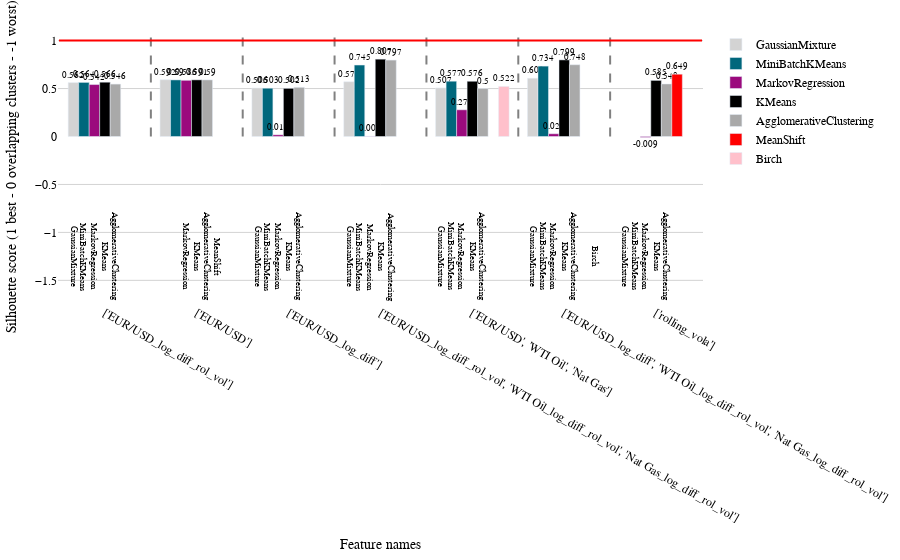

Notebook code cell kept with this figure:
### Markdown cell above
#### Model comparison and selection

### Code cell
all_models_comp_df = get_model_metadata_df(
    full_model_info_path=MODELS_PATH,
    )
all_models_comp_df[["model_type", "silhouette_score", "feature_names_in"]].sort_values(by="silhouette_score", ascending=False)

# Plot the model training results as a bar plot with the used features as index
unique_df = all_models_comp_df.drop_duplicates(subset=["model_type", "silhouette_score", "feature_names_in"]).dropna(subset=["silhouette_score"])

predicted_labels_df = extract_predicted_labels_from_metadata_df(
    metadata_df=all_models_comp_df,
)
for column in predicted_labels_df.columns:
    if predicted_labels_df[column].max() > 1 or predicted_labels_df[column].min() <0 or (predicted_labels_df[column].dropna() == 0.0).all():
        print(f"Removing column: {column}")
        predicted_labels_df = predicted_labels_df.drop(columns=[column])

keep_models = [model.replace(":", "-") for model in predicted_labels_df.columns]
keep_models = [model.replace(" ", "_") for model in keep_models]
exact_model = unique_df["model_type"] + "_" + unique_df["time_last_fitted"].str.replace(":", "-").str.replace(" ", "_")
unique_df["model_file_name"] = exact_model
unique_df = unique_df[unique_df["model_file_name"].isin(keep_models)]
title="Model comparison using the silhouette score (1 being best, 0 indicating overlapping clusters, -1 being worst) for various regime identification model configurations"

fig_model_comp_bar_plot = data_graphing_instance.get_model_comparison_bar_plot(
    data=unique_df,
    evaluation_score_col_name="silhouette_score",
    title="",
    x_axis_title="Feature names",
    y_axis_title="Silhouette score (1 best - 0 overlapping clusters - -1 worst)",
    color_mapping_dict={
        "KMeans": "black",
        "AgglomerativeClustering": "darkgrey",
        "DBSCAN": "blue",
        "MeanShift": "red",
        "MarkovRegression": "#9b0a7d",
        "GaussianMixture": "lightgrey",
        "Birch": "pink",
        "AffinityPropagation": "gray",
        "OPTICS": "olive",
        "MiniBatchKMeans": "#00677c"
    },
    save_fig=False,
    file_name="model_comparison_bar_plot",
    file_path=FIGURES_PATH,
    showlegend=True,
    textfont_size=8.5,
    width=1400,
    height=800,
    scale=3
    )
fig_model_comp_bar_plot.show(renderer=RENDERER)

### Figure 1 — Plotly figure (JSON) as saved in the notebook; plotly's stock layout.template omitted (floating-point values rounded to 4 significant figures)
{"data": [{"marker": {"color": "lightgrey"}, "name": "GaussianMixture", "offsetgroup": "GaussianMixture", "showlegend": true, "text": [0.562, 0.592, 0.506, 0.571, 0.507, 0.608], "textfont": {"size": 8.5}, "textposition": "outside", "type": "bar", "x": ["['EUR/USD_log_diff_rol_vol']", "['EUR/USD']", "['EUR/USD_log_diff']", "['EUR/USD_log_diff_rol_vol', 'WTI Oil_log_diff_rol_vol', 'Nat Gas_log_diff_rol_vol']", "['EUR/USD', 'WTI Oil', 'Nat Gas']", "['EUR/USD_log_diff', 'WTI Oil_log_diff_rol_vol', 'Nat Gas_log_diff_rol_vol']"], "y": [0.5619, 0.5921, 0.5057, 0.5711, 0.5068, 0.6077]}, {"marker": {"color": "#00677c"}, "name": "MiniBatchKMeans", "offsetgroup": "MiniBatchKMeans", "showlegend": true, "text": [0.564, 0.503, 0.59, 0.745, 0.577, 0.734], "textfont": {"size": 8.5}, "textposition": "outside", "type": "bar", "x": ["['EUR/USD_log_diff_rol_vol']", "['EUR/USD_log_diff']", "['EUR/USD']", "['EUR/USD_log_diff_rol_vol', 'WTI Oil_log_diff_rol_vol', 'Nat Gas_log_diff_rol_vol']", "['EUR/USD', 'WTI Oil', 'Nat Gas']", "['EUR/USD_log_diff', 'WTI Oil_log_diff_rol_vol', 'Nat Gas_log_diff_rol_vol']"], "y": [0.564, 0.5033, 0.5899, 0.7452, 0.5765, 0.7339]}, {"marker": {"color": "#9b0a7d"}, "name": "MarkovRegression", "offsetgroup": "MarkovRegression", "showlegend": true, "text": [-0.009, 0.017, 0.542, 0.586, 0.028, 0.278, 0.003], "textfont": {"size": 8.5}, "textposition": "outside", "type": "bar", "x": ["['rolling_vola']", "['EUR/USD_log_diff']", "['EUR/USD_log_diff_rol_vol']", "['EUR/USD']", "['EUR/USD_log_diff', 'WTI Oil_log_diff_rol_vol', 'Nat Gas_log_diff_rol_vol']", "['EUR/USD', 'WTI Oil', 'Nat Gas']", "['EUR/USD_log_diff_rol_vol', 'WTI Oil_log_diff_rol_vol', 'Nat Gas_log_diff_rol_vol']"], "y": [-0.009165, 0.01729, 0.5417, 0.5859, 0.02837, 0.2783, 0.0026]}, {"marker": {"color": "black"}, "name": "KMeans", "offsetgroup": "KMeans", "showlegend": true, "text": [0.566, 0.502, 0.585, 0.591, 0.807, 0.799, 0.576], "textfont": {"size": 8.5}, "textposition": "outside", "type": "bar", "x": ["['EUR/USD_log_diff_rol_vol']", "['EUR/USD_log_diff']", "['rolling_vola']", "['EUR/USD']", "['EUR/USD_log_diff_rol_vol', 'WTI Oil_log_diff_rol_vol', 'Nat Gas_log_diff_rol_vol']", "['EUR/USD_log_diff', 'WTI Oil_log_diff_rol_vol', 'Nat Gas_log_diff_rol_vol']", "['EUR/USD', 'WTI Oil', 'Nat Gas']"], "y": [0.5662, 0.5019, 0.5849, 0.5906, 0.8065, 0.7986, 0.5761]}, {"marker": {"color": "darkgrey"}, "name": "AgglomerativeClustering", "offsetgroup": "AgglomerativeClustering", "showlegend": true, "text": [0.546, 0.513, 0.548, 0.59, 0.5, 0.748, 0.797], "textfont": {"size": 8.5}, "textposition": "outside", "type": "bar", "x": ["['EUR/USD_log_diff_rol_vol']", "['EUR/USD_log_diff']", "['rolling_vola']", "['EUR/USD']", "['EUR/USD', 'WTI Oil', 'Nat Gas']", "['EUR/USD_log_diff', 'WTI Oil_log_diff_rol_vol', 'Nat Gas_log_diff_rol_vol']", "['EUR/USD_log_diff_rol_vol', 'WTI Oil_log_diff_rol_vol', 'Nat Gas_log_diff_rol_vol']"], "y": [0.5463, 0.5125, 0.5477, 0.59, 0.4998, 0.7482, 0.7967]}, {"marker": {"color": "red"}, "name": "MeanShift", "offsetgroup": "MeanShift", "showlegend": true, "text": [0.649], "textfont": {"size": 8.5}, "textposition": "outside", "type": "bar", "x": ["['rolling_vola']"], "y": [0.6495]}, {"marker": {"color": "pink"}, "name": "Birch", "offsetgroup": "Birch", "showlegend": true, "text": [0.522], "textfont": {"size": 8.5}, "textposition": "outside", "type": "bar", "x": ["['EUR/USD', 'WTI Oil', 'Nat Gas']"], "y": [0.5218]}], "layout": {"annotations": [{"font": {"size": 8.5}, "showarrow": false, "text": "GaussianMixture", "textangle": 90, "x": -0.3429, "xref": "x", "y": 0, "yref": "y", "yshift": -120}, {"font": {"size": 8.5}, "showarrow": false, "text": "MiniBatchKMeans", "textangle": 90, "x": -0.2286, "xref": "x", "y": 0, "yref": "y", "yshift": -120}, {"font": {"size": 8.5}, "showarrow": false, "text": "MarkovRegression", "textangle": 90, "x": -0.1143, "xref": "x", "y": 0, "yref": "y", "yshift": -120}, {"font": {"size": 8.5}, "showarrow": false, "text": "KMeans", "textangle": 90, "x": 0, "xref": "x", "y": 0, "yref": "y", "yshift": -120}, {"font": {"size": 8.5}, "showarrow": false, "text": "AgglomerativeClustering", "textangle": 90, "x": 0.1143, "xref": "x", "y": 0, "yref": "y", "yshift": -120}, {"font": {"size": 8.5}, "showarrow": false, "text": "MarkovRegression", "textangle": 90, "x": 0.8857, "xref": "x", "y": 0, "yref": "y", "yshift": -120}, {"font": {"size": 8.5}, "showarrow": false, "text": "KMeans", "textangle": 90, "x": 1, "xref": "x", "y": 0, "yref": "y", "yshift": -120}, {"font": {"size": 8.5}, "showarrow": false, "text": "AgglomerativeClustering", "textangle": 90, "x": 1.114, "xref": "x", "y": 0, "yref": "y", "yshift": -120}, {"font": {"size": 8.5}, "showarrow": false, "text": "MeanShift", "textangle": 90, "x": 1.229, "xref": "x", "y": 0, "yref": "y", "yshift": -120}, {"font": {"size": 8.5}, "showarrow": false, "text": "GaussianMixture", "textangle": 90, "x": 1.657, "xref": "x", "y": 0, "yref": "y", "yshift": -120}, {"font": {"size": 8.5}, "showarrow": false, "text": "MiniBatchKMeans", "textangle": 90, "x": 1.771, "xref": "x", "y": 0, "yref": "y", "yshift": -120}, {"font": {"size": 8.5}, "showarrow": false, "text": "MarkovRegression", "textangle": 90, "x": 1.886, "xref": "x", "y": 0, "yref": "y", "yshift": -120}, {"font": {"size": 8.5}, "showarrow": false, "text": "KMeans", "textangle": 90, "x": 2, "xref": "x", "y": 0, "yref": "y", "yshift": -120}, {"font": {"size": 8.5}, "showarrow": false, "text": "AgglomerativeClustering", "textangle": 90, "x": 2.114, "xref": "x", "y": 0, "yref": "y", "yshift": -120}, {"font": {"size": 8.5}, "showarrow": false, "text": "GaussianMixture", "textangle": 90, "x": 2.657, "xref": "x", "y": 0, "yref": "y", "yshift": -120}, {"font": {"size": 8.5}, "showarrow": false, "text": "MiniBatchKMeans", "textangle": 90, "x": 2.771, "xref": "x", "y": 0, "yref": "y", "yshift": -120}, {"font": {"size": 8.5}, "showarrow": false, "text": "MarkovRegression", "textangle": 90, "x": 2.886, "xref": "x", "y": 0, "yref": "y", "yshift": -120}, {"font": {"size": 8.5}, "showarrow": false, "text": "KMeans", "textangle": 90, "x": 3, "xref": "x", "y": 0, "yref": "y", "yshift": -120}, {"font": {"size": 8.5}, "showarrow": false, "text": "AgglomerativeClustering", "textangle": 90, "x": 3.114, "xref": "x", "y": 0, "yref": "y", "yshift": -120}, {"font": {"size": 8.5}, "showarrow": false, "text": "GaussianMixture", "textangle": 90, "x": 3.657, "xref": "x", "y": 0, "yref": "y", "yshift": -120}, {"font": {"size": 8.5}, "showarrow": false, "text": "MiniBatchKMeans", "textangle": 90, "x": 3.771, "xref": "x", "y": 0, "yref": "y", "yshift": -120}, {"font": {"size": 8.5}, "showarrow": false, "text": "MarkovRegression", "textangle": 90, "x": 3.886, "xref": "x", "y": 0, "yref": "y", "yshift": -120}, {"font": {"size": 8.5}, "showarrow": false, "text": "KMeans", "textangle": 90, "x": 4, "xref": "x", "y": 0, "yref": "y", "yshift": -120}, {"font": {"size": 8.5}, "showarrow": false, "text": "AgglomerativeClustering", "textangle": 90, "x": 4.114, "xref": "x", "y": 0, "yref": "y", "yshift": -120}, {"font": {"size": 8.5}, "showarrow": false, "text": "GaussianMixture", "textangle": 90, "x": 4.657, "xref": "x", "y": 0, "yref": "y", "yshift": -120}, {"font": {"size": 8.5}, "showarrow": false, "text": "MiniBatchKMeans", "textangle": 90, "x": 4.771, "xref": "x", "y": 0, "yref": "y", "yshift": -120}, {"font": {"size": 8.5}, "showarrow": false, "text": "MarkovRegression", "textangle": 90, "x": 4.886, "xref": "x", "y": 0, "yref": "y", "yshift": -120}, {"font": {"size": 8.5}, "showarrow": false, "text": "KMeans", "textangle": 90, "x": 5, "xref": "x", "y": 0, "yref": "y", "yshift": -120}, {"font": {"size": 8.5}, "showarrow": false, "text": "AgglomerativeClustering", "textangle": 90, "x": 5.114, "xref": "x", "y": 0, "yref": "y", "yshift": -120}, {"font": {"size": 8.5}, "showarrow": false, "text": "Birch", "textangle": 90, "x": 5.343, "xref": "x", "y": 0, "yref": "y", "yshift": -120}, {"font": {"size": 8.5}, "showarrow": false, "text": "GaussianMixture", "textangle": 90, "x": 5.657, "xref": "x", "y": 0, "yref": "y", "yshift": -120}, {"font": {"size": 8.5}, "showarrow": false, "text": "MiniBatchKMeans", "textangle": 90, "x": 5.771, "xref": "x", "y": 0, "yref": "y", "yshift": -120}, {"font": {"size": 8.5}, "showarrow": false, "text": "MarkovRegression", "textangle": 90, "x": 5.886, "xref": "x", "y": 0, "yref": "y", "yshift": -120}, {"font": {"size": 8.5}, "showarrow": false, "text": "KMeans", "textangle": 90, "x": 6, "xref": "x", "y": 0, "yref": "y", "yshift": -120}, {"font": {"size": 8.5}, "showarrow": false, "text": "AgglomerativeClustering", "textangle": 90, "x": 6.114, "xref": "x", "y": 0, "yref": "y", "yshift": -120}], "barmode": "group", "font": {"color": "Black", "family": "Arial", "size": 12}, "margin": {"b": 10, "l": 20, "r": 20, "t": 30}, "paper_bgcolor": "white", "plot_bgcolor": "white", "shapes": [{"line": {"color": "grey", "dash": "dash"}, "type": "line", "x0": 0.5, "x1": 0.5, "xref": "x", "y0": 0, "y1": 1.1, "yref": "y"}, {"line": {"color": "grey", "dash": "dash"}, "type": "line", "x0": 1.5, "x1": 1.5, "xref": "x", "y0": 0, "y1": 1.1, "yref": "y"}, {"line": {"color": "grey", "dash": "dash"}, "type": "line", "x0": 2.5, "x1": 2.5, "xref": "x", "y0": 0, "y1": 1.1, "yref": "y"}, {"line": {"color": "grey", "dash": "dash"}, "type": "line", "x0": 3.5, "x1": 3.5, "xref": "x", "y0": 0, "y1": 1.1, "yref": "y"}, {"line": {"color": "grey", "dash": "dash"}, "type": "line", "x0": 4.5, "x1": 4.5, "xref": "x", "y0": 0, "y1": 1.1, "yref": "y"}, {"line": {"color": "grey", "dash": "dash"}, "type": "line", "x0": 5.5, "x1": 5.5, "xref": "x", "y0": 0, "y1": 1.1, "yref": "y"}, {"line": {"color": "red", "width": 2}, "type": "line", "x0": -0.5, "x1": 6.5, "xref": "x", "y0": 1, "y1": 1, "yref": "y"}], "showlegend": true, "title": {"text": "", "x": 0.5, "xanchor": "center", "y": 0.95, "yanchor": "top"}, "uniformtext": {"minsize": 8.5, "mode": "show"}, "xaxis": {"title": {"text": "Feature names"}}, "yaxis": {"gridcolor": "lightgrey", "title": {"text": "Silhouette score (1 best - 0 overlapping clusters - -1 worst)"}}}}
